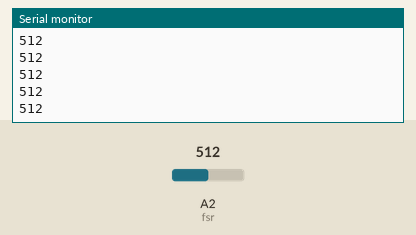
The sketch below on a simulated Arduino Uno, built with avr-gcc and run on an emulated ATmega328P. On the bench: the last lines printed to the serial monitor. The test bench sets the inputs (shaded band); at power-on: A2 (fsr) = 512.

Above: at 1.2 s.
1.3 s: A2 (fsr) set to 716
At 2.2 s:
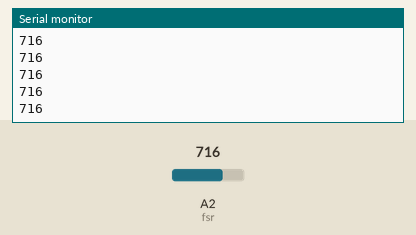
2.8 s: A2 (fsr) set to 900
At 3.7 s:
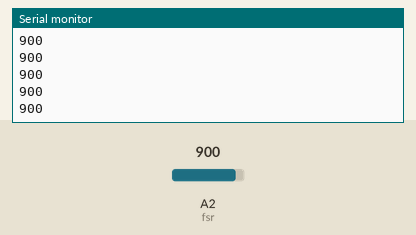
Timing chart, 0 to 5.8 s (numbered marks = the images above; inputs shaded):
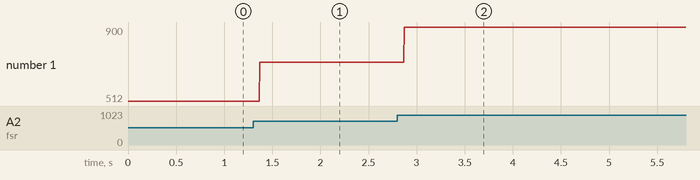

The sketch:

IOlab.ino
```cpp
const int numReadings = 10;
int fsr = A2;
int value;
void setup() {
  Serial.begin(9600);
}

void loop() {
  value = analogRead(fsr);
  Serial.println(value);
  delay(1);        // delay in between reads for stability
}
```

Measured:
- after the input at 1.3 s, the serial monitor: prints a new line after 0.07 s (image 1)
- after the input at 2.8 s, the serial monitor: prints a new line after 0.07 s (image 2)
- plotted number 1: 512 → 716 after the input at 1.3 s, 716 → 900 after the input at 2.8 s
